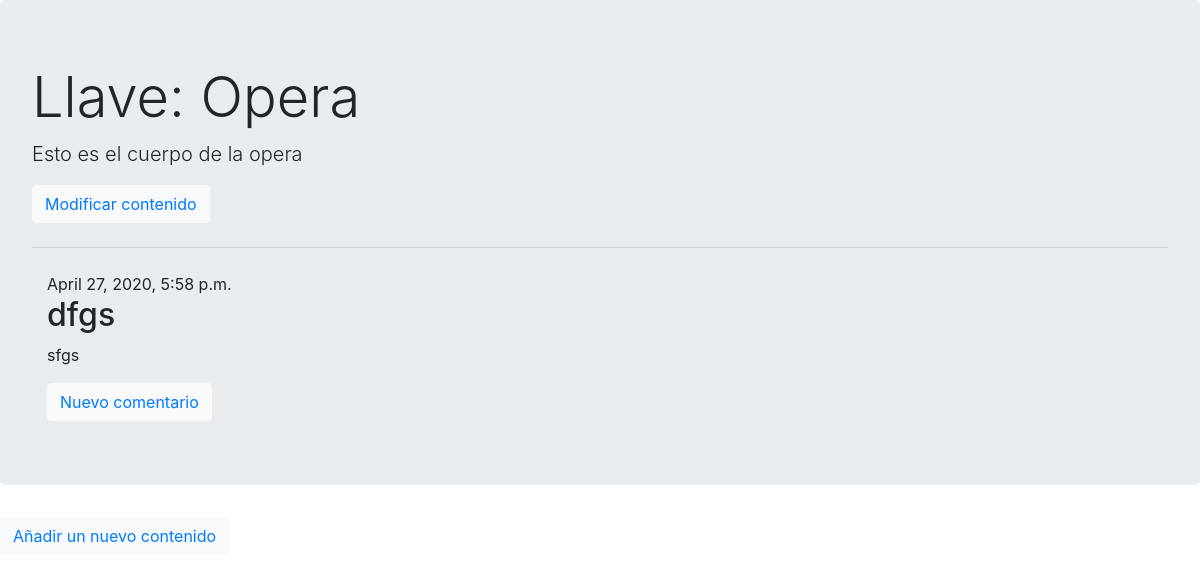
The page /cms/Opera (signed in) on the database its author committed.
### cms/models.py (models this page shows, shortened)
class Contenido(models.Model):
    clave = models.CharField(max_length=64)
    valor = models.TextField()

class Comentario(models.Model):
    contenido = models.ForeignKey(Contenido, on_delete=models.CASCADE)
    titulo = models.CharField(max_length=200)
    cuerpo = models.TextField(blank=False)
    fecha = models.DateTimeField('publicado')

### cms/views.py (the view, shortened to what this page needs)
# urls.py: path('<str:llave>', views.get_content, name="get_content"),
@csrf_exempt
def get_content(request, llave):
    if request.method == "PUT":
        valor = request.body.decode('utf-8')
    elif request.method == "POST":
        action = request.POST['action']
        if action == "Enviar Contenido":
            valor = request.POST['valor']
    contenido = get_object_or_404(Contenido, clave=llave)
    context = {'contenido': contenido}
    return render(request, 'cms/contenido.html', context)

### cms/templates/cms/contenido.html
{%  extends 'cms/content.html' %}
    {%  block contenido %}
        <h1  class="display-4">Llave: {{ contenido.clave }}</h1>
          <p  class="lead"> {{ contenido.valor }} </p>
          {%  if user.is_authenticated %}
            <button type="button" class="btn btn-light"><a href="{% url 'cms_modify' llave=contenido.clave %}"><span>Modificar contenido</span></a></button>
          {%  endif %}
          <hr  class="my-4">
            <div  class="content container">
                <div  class="row">
                    <div  class="col-md-8">
                    {%  for comentario in contenido.comentario_set.all %}
                        <div  class="comentario">
                            <div  class="date">
                                {{ comentario.fecha }}
                            </div>
                            <h2>{{  comentario.titulo }}</h2>
                            <p>{{  comentario.cuerpo|linebreaksbr }}</p>
                        </div>
                    {% endfor %}
                    {%  if user.is_authenticated %}
                      <button type="button" class="btn btn-light"><a href="{% url 'cms_new_comment' llave=contenido.clave %}"><span>Nuevo comentario</span></a></button>
                    {%  endif %}
                    </div>
                </div>
        </div>
    {% endblock %}

### rows shown on the page
Contenido: clave "Opera", valor "Esto es el cuerpo de la opera"
Comentario: fecha "April 27, 2020, 5:58 p.m.", titulo "dfgs", cuerpo "sfgs"
